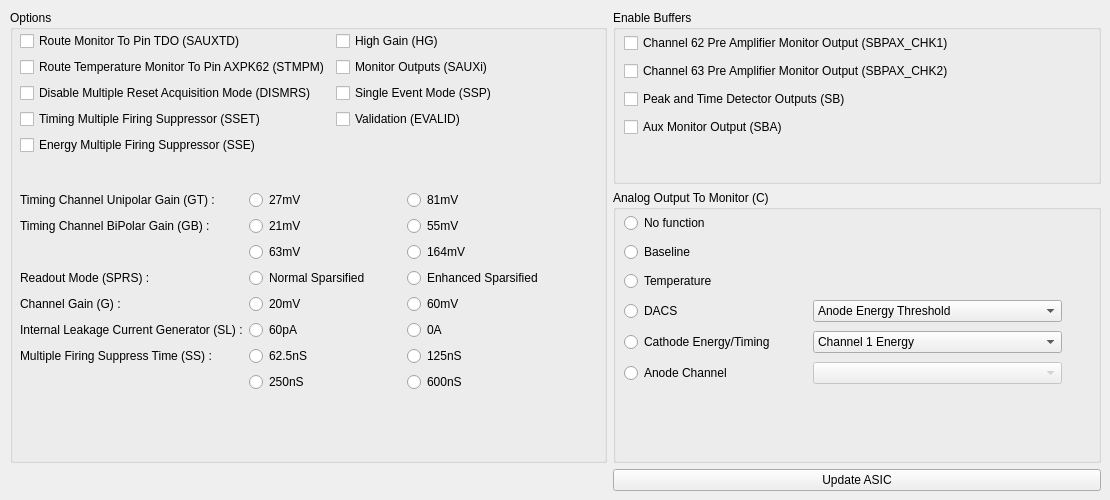
        <widget class="QWidget" name="ASICGlobalTab">
         <attribute name="title">
          <string>Global</string>
         </attribute>
         <widget class="QWidget" name="layoutWidget12">
          <property name="geometry">
           <rect>
            <x>10</x>
            <y>10</y>
            <width>1091</width>
            <height>481</height>
           </rect>
          </property>
          <layout class="QGridLayout" name="gridLayout_28" rowstretch="35,55,10" columnstretch="55,45">
           <item row="2" column="1">
            <widget class="QPushButton" name="ASICGlobal_UpdateASICButton">
             <property name="text">
              <string>Update ASIC</string>
             </property>
            </widget>
           </item>
           <item row="1" column="1">
            <widget class="QGroupBox" name="analogOutputMonitorGroup">
             <property name="title">
              <string>Analog Output To Monitor (C)</string>
             </property>
             <widget class="QWidget" name="layoutWidget6">
              <property name="geometry">
               <rect>
                <x>11</x>
                <y>20</y>
                <width>438</width>
                <height>179</height>
               </rect>
              </property>
              <layout class="QGridLayout" name="gridLayout_26">
               <item row="0" column="0">
                <widget class="QRadioButton" name="noFuncRadio">
                 <property name="text">
                  <string>No function</string>
                 </property>
                </widget>
               </item>
               <item row="1" column="0">
                <widget class="QRadioButton" name="baselineRadio">
                 <property name="text">
                  <string>Baseline</string>
                 </property>
                </widget>
               </item>
               <item row="2" column="0">
                <widget class="QRadioButton" name="temperatureRadio">
                 <property name="text">
                  <string>Temperature</string>
                 </property>
                </widget>
               </item>
               <item row="3" column="0">
                <widget class="QRadioButton" name="DACSradio">
                 <property name="text">
                  <string>DACS</string>
                 </property>
                </widget>
               </item>
               <item row="3" column="1">
                <widget class="QComboBox" name="DACScombo">
                 <item>
                  <property name="text">
                   <string>Anode Energy Threshold</string>
                  </property>
                 </item>
                 <item>
                  <property name="text">
                   <string>Anode Energy Transient</string>
                  </property>
                 </item>
                 <item>
                  <property name="text">
                   <string>Cathode Energy Threshold</string>
                  </property>
                 </item>
                 <item>
                  <property name="text">
                   <string>Cathode Timing Unipolar Threshold</string>
                  </property>
                 </item>
                 <item>
                  <property name="text">
                   <string>Cathode Timing First Multi-Threshold</string>
                  </property>
                 </item>
                 <item>
                  <property name="text">
                   <string>Cathode Timing Second Multi-Threshold</string>
                  </property>
                 </item>
                 <item>
                  <property name="text">
                   <string>Cathode Timing Third Multi-Threshold</string>
                  </property>
                 </item>
                 <item>
                  <property name="text">
                   <string>Anode Test Signal</string>
                  </property>
                 </item>
                 <item>
                  <property name="text">
                   <string>Cathode Test Signal</string>
                  </property>
                 </item>
                </widget>
               </item>
               <item row="4" column="0">
                <widget class="QRadioButton" name="cathodeEnergyTimingRadio">
                 <property name="text">
                  <string>Cathode Energy/Timing</string>
                 </property>
                </widget>
               </item>
               <item row="4" column="1">
                <widget class="QComboBox" name="cathEnergyTimingCombo">
                 <item>
                  <property name="text">
                   <string>Channel 1 Energy</string>
                  </property>
                 </item>
                 <item>
                  <property name="text">
                   <string>Channel 1 Timing</string>
                  </property>
                 </item>
                 <item>
                  <property name="text">
                   <string>Channel 2 Energy</string>
                  </property>
                 </item>
                 <item>
                  <property name="text">
                   <string>Channel 2 Timing</string>
                  </property>
                 </item>
                </widget>
               </item>
               <item row="5" column="0">
                <widget class="QRadioButton" name="anodeChannelRadio">
                 <property name="text">
                  <string>Anode Channel</string>
                 </property>
                </widget>
               </item>
               <item row="5" column="1">
                <widget class="QComboBox" name="anodeChannelMonitorCombo">
                 <property name="enabled">
                  <bool>false</bool>
                 </property>
                </widget>
               </item>
              </layout>
             </widget>
            </widget>
           </item>
           <item row="0" column="1">
            <widget class="QGroupBox" name="bufferEnableGroups">
             <property name="title">
              <string>Enable Buffers</string>
             </property>
             <widget class="QWidget" name="layoutWidget7">
              <property name="geometry">
               <rect>
                <x>11</x>
                <y>21</y>
                <width>356</width>
                <height>108</height>
               </rect>
              </property>
              <layout class="QGridLayout" name="gridLayout_19">
               <item row="0" column="0">
                <widget class="QCheckBox" name="chnl62PreAmpMonitorOutputCheck">
                 <property name="text">
                  <string>Channel 62 Pre Amplifier Monitor Output (SBPAX_CHK1)</string>
                 </property>
                </widget>
               </item>
               <item row="1" column="0">
                <widget class="QCheckBox" name="chnl63PreAmpMonitorOutputCheck">
                 <property name="text">
                  <string>Channel 63 Pre Amplifier Monitor Output (SBPAX_CHK2)</string>
                 </property>
                </widget>
               </item>
               <item row="2" column="0">
                <widget class="QCheckBox" name="peakAndTimeDetectorOutputCheck">
                 <property name="text">
                  <string>Peak and Time Detector Outputs (SB)</string>
                 </property>
                </widget>
               </item>
               <item row="3" column="0">
                <widget class="QCheckBox" name="auxMonitorOutputCheck">
                 <property name="text">
                  <string>Aux Monitor Output (SBA)</string>
                 </property>
                </widget>
               </item>
              </layout>
             </widget>
            </widget>
           </item>
           <item row="0" column="0" rowspan="2">
            <widget class="QGroupBox" name="ASICGlobalOptGroup">
             <property name="title">
              <string>Options</string>
             </property>
             <widget class="QWidget" name="layoutWidget81">
              <property name="geometry">
               <rect>
                <x>10</x>
                <y>21</y>
                <width>539</width>
                <height>361</height>
               </rect>
              </property>
              <layout class="QGridLayout" name="gridLayout_27" rowstretch="40,0,0">
               <item row="0" column="0">
                <layout class="QGridLayout" name="gridLayout_17">
                 <item row="0" column="0">
                  <widget class="QCheckBox" name="routeMonitorToPinTDOCheck">
                   <property name="text">
                    <string>Route Monitor To Pin TDO (SAUXTD) </string>
                   </property>
                  </widget>
                 </item>
                 <item row="0" column="1">
                  <widget class="QCheckBox" name="highGainCheck">
                   <property name="text">
                    <string>High Gain (HG)</string>
                   </property>
                  </widget>
                 </item>
                 <item row="1" column="0">
                  <widget class="QCheckBox" name="routeTempMonPinAXPK62Check">
                   <property name="text">
                    <string>Route Temperature Monitor To Pin AXPK62 (STMPM)</string>
                   </property>
                  </widget>
                 </item>
                 <item row="1" column="1">
                  <widget class="QCheckBox" name="monitorOutputsCheck">
                   <property name="text">
                    <string>Monitor Outputs (SAUXi)</string>
                   </property>
                  </widget>
                 </item>
                 <item row="2" column="0">
                  <widget class="QCheckBox" name="disableMultiResetAcqModeCheck">
                   <property name="text">
                    <string>Disable Multiple Reset Acquisition Mode (DISMRS)</string>
                   </property>
                  </widget>
                 </item>
                 <item row="2" column="1">
                  <widget class="QCheckBox" name="singleEventModeCheck">
                   <property name="text">
                    <string>Single Event Mode (SSP)</string>
                   </property>
                  </widget>
                 </item>
                 <item row="3" column="0">
                  <widget class="QCheckBox" name="timingMFSCheck">
                   <property name="text">
                    <string>Timing Multiple Firing Suppressor (SSET) </string>
                   </property>
                  </widget>
                 </item>
                 <item row="3" column="1">
                  <widget class="QCheckBox" name="validationCheck">
                   <property name="text">
                    <string>Validation (EVALID)</string>
                   </property>
                  </widget>
                 </item>
                 <item row="4" column="0">
                  <widget class="QCheckBox" name="energyMFSCheck">
                   <property name="text">
                    <string>Energy Multiple Firing Suppressor (SSE)</string>
                   </property>
                  </widget>
                 </item>
                </layout>
               </item>
               <item row="2" column="0">
                <layout class="QGridLayout" name="gridLayout_18">
                 <item row="0" column="0">
                  <widget class="QLabel" name="timingChannelUniPolarGainLab">
                   <property name="text">
                    <string>Timing Channel Unipolar Gain (GT) :</string>
                   </property>
                   <property name="alignment">
                    <set>Qt::AlignLeading|Qt::AlignLeft|Qt::AlignVCenter</set>
                   </property>
                  </widget>
                 </item>
                 <item row="0" column="1">
                  <widget class="QRadioButton" name="unipolarGain_27radio">
                   <property name="text">
                    <string>27mV</string>
                   </property>
                   <attribute name="buttonGroup">
                    <string notr="true">ASICTimingUnipolarGainBtnGroup</string>
                   </attribute>
                  </widget>
                 </item>
                 <item row="0" column="2">
                  <widget class="QRadioButton" name="unipolarGain_81radio">
                   <property name="text">
                    <string>81mV</string>
                   </property>
                   <attribute name="buttonGroup">
                    <string notr="true">ASICTimingUnipolarGainBtnGroup</string>
                   </attribute>
                  </widget>
                 </item>
                 <item row="1" column="0">
                  <widget class="QLabel" name="timingChannelBiPolarGainLab">
                   <property name="text">
                    <string>Timing Channel BiPolar Gain (GB) :</string>
                   </property>
                   <property name="alignment">
                    <set>Qt::AlignLeading|Qt::AlignLeft|Qt::AlignVCenter</set>
                   </property>
                  </widget>
                 </item>
                 <item row="1" column="1">
                  <widget class="QRadioButton" name="timingChannelBiPolarGain_21mV_radio">
                   <property name="text">
                    <string>21mV</string>
                   </property>
                   <attribute name="buttonGroup">
                    <string notr="true">ASICTimingBipolarGainBtnGroup</string>
                   </attribute>
                  </widget>
                 </item>
                 <item row="1" column="2">
                  <widget class="QRadioButton" name="timingChannelBiPolarGain_55mV_radio">
                   <property name="text">
                    <string>55mV</string>
                   </property>
                   <attribute name="buttonGroup">
                    <string notr="true">ASICTimingBipolarGainBtnGroup</string>
                   </attribute>
                  </widget>
                 </item>
                 <item row="2" column="1">
                  <widget class="QRadioButton" name="timingChannelBiPolarGain_63mV_radio">
                   <property name="text">
                    <string>63mV</string>
                   </property>
                   <attribute name="buttonGroup">
                    <string notr="true">ASICTimingBipolarGainBtnGroup</string>
                   </attribute>
                  </widget>
                 </item>
                 <item row="2" column="2">
                  <widget class="QRadioButton" name="timingChannelBiPolarGain_164mV_radio">
                   <property name="text">
                    <string>164mV</string>
                   </property>
                   <attribute name="buttonGroup">
                    <string notr="true">ASICTimingBipolarGainBtnGroup</string>
                   </attribute>
                  </widget>
                 </item>
                 <item row="3" column="0">
                  <widget class="QLabel" name="readOutModeLab">
                   <property name="layoutDirection">
                    <enum>Qt::LeftToRight</enum>
                   </property>
                   <property name="text">
                    <string>Readout Mode (SPRS) :</string>
                   </property>
                   <property name="alignment">
                    <set>Qt::AlignLeading|Qt::AlignLeft|Qt::AlignVCenter</set>
                   </property>
                  </widget>
                 </item>
                 <item row="3" column="1">
                  <widget class="QRadioButton" name="ASICNormalSparsifiedRadio">
                   <property name="text">
                    <string>Normal Sparsified</string>
                   </property>
                   <attribute name="buttonGroup">
                    <string notr="true">ASICReadoutModeBtnGroup</string>
                   </attribute>
                  </widget>
                 </item>
                 <item row="3" column="2">
                  <widget class="QRadioButton" name="ASICEnhancedSparsifiedRadio">
                   <property name="text">
                    <string>Enhanced Sparsified</string>
                   </property>
                   <attribute name="buttonGroup">
                    <string notr="true">ASICReadoutModeBtnGroup</string>
                   </attribute>
                  </widget>
                 </item>
                 <item row="4" column="0">
                  <widget class="QLabel" name="channelGainLab">
                   <property name="text">
                    <string>Channel Gain (G) :</string>
                   </property>
                   <property name="alignment">
                    <set>Qt::AlignLeading|Qt::AlignLeft|Qt::AlignVCenter</set>
                   </property>
                  </widget>
                 </item>
                 <item row="4" column="1">
                  <widget class="QRadioButton" name="channelGain_20radio">
                   <property name="text">
                    <string>20mV</string>
                   </property>
                   <attribute name="buttonGroup">
                    <string notr="true">ASICChannelGainBtnGroup</string>
                   </attribute>
                  </widget>
                 </item>
                 <item row="4" column="2">
                  <widget class="QRadioButton" name="channelGain_60Radio">
                   <property name="text">
                    <string>60mV</string>
                   </property>
                   <attribute name="buttonGroup">
                    <string notr="true">ASICChannelGainBtnGroup</string>
                   </attribute>
                  </widget>
                 </item>
                 <item row="5" column="0">
                  <widget class="QLabel" name="internalLeakageCurrentGenLab">
                   <property name="text">
                    <string>Internal Leakage Current Generator (SL) :</string>
                   </property>
                   <property name="alignment">
                    <set>Qt::AlignLeading|Qt::AlignLeft|Qt::AlignVCenter</set>
                   </property>
                  </widget>
                 </item>
                 <item row="5" column="1">
                  <widget class="QRadioButton" name="internalLeakageCurrGen_60pA_radio">
                   <property name="text">
                    <string>60pA</string>
                   </property>
                   <attribute name="buttonGroup">
                    <string notr="true">ASICInternalLeakageCurrGenBtnGroup</string>
                   </attribute>
                  </widget>
                 </item>
                 <item row="5" column="2">
                  <widget class="QRadioButton" name="internalLeakageCurrGen_0A_radio">
                   <property name="text">
                    <string>0A</string>
                   </property>
                   <attribute name="buttonGroup">
                    <string notr="true">ASICInternalLeakageCurrGenBtnGroup</string>
                   </attribute>
                  </widget>
                 </item>
                 <item row="6" column="0">
                  <widget class="QLabel" name="multipleFiringSuppressLab">
                   <property name="text">
                    <string>Multiple Firing Suppress Time (SS) :</string>
                   </property>
                   <property name="alignment">
                    <set>Qt::AlignLeading|Qt::AlignLeft|Qt::AlignVCenter</set>
                   </property>
                  </widget>
                 </item>
                 <item row="6" column="1">
                  <widget class="QRadioButton" name="multipleFiringSuppress_62_5_radio">
                   <property name="text">
                    <string>62.5nS</string>
                   </property>
                   <attribute name="buttonGroup">
                    <string notr="true">ASICMultipleFireSuppressBtnGroup</string>
                   </attribute>
                  </widget>
                 </item>
                 <item row="6" column="2">
                  <widget class="QRadioButton" name="multipleFiringSuppress_125_radio">
                   <property name="text">
                    <string>125nS</string>
                   </property>
                   <attribute name="buttonGroup">
                    <string notr="true">ASICMultipleFireSuppressBtnGroup</string>
                   </attribute>
                  </widget>
                 </item>
                 <item row="7" column="1">
                  <widget class="QRadioButton" name="multipleFiringSuppress_250_radio">
                   <property name="text">
                    <string>250nS</string>
                   </property>
                   <attribute name="buttonGroup">
                    <string notr="true">ASICMultipleFireSuppressBtnGroup</string>
                   </attribute>
                  </widget>
                 </item>
                 <item row="7" column="2">
                  <widget class="QRadioButton" name="multipleFiringSuppress_600_radio">
                   <property name="text">
                    <string>600nS</string>
                   </property>
                   <attribute name="buttonGroup">
                    <string notr="true">ASICMultipleFireSuppressBtnGroup</string>
                   </attribute>
                  </widget>
                 </item>
                </layout>
               </item>
               <item row="1" column="0">
                <spacer name="verticalSpacer_3">
                 <property name="orientation">
                  <enum>Qt::Vertical</enum>
                 </property>
                 <property name="sizeHint" stdset="0">
                  <size>
                   <width>20</width>
                   <height>40</height>
                  </size>
                 </property>
                </spacer>
               </item>
              </layout>
             </widget>
            </widget>
           </item>
          </layout>
         </widget>
        </widget>
